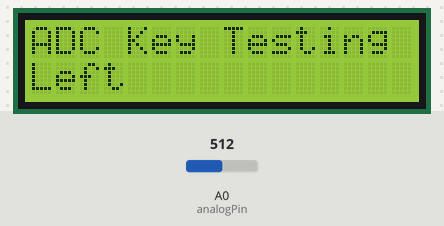
This sketch was run on a simulated Arduino Uno, built with avr-gcc and run on an emulated ATmega328P. Parts: 16×2 character LCD. Inputs (shaded band) come from the test bench; at power-on: A0 (analogPin) = 512.

Above: at 10.2 s.
10.3 s: A0 (analogPin) set to 716
At 11.5 s:
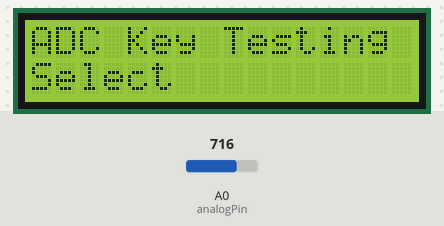
11.8 s: A0 (analogPin) set to 306
At 13.0 s:
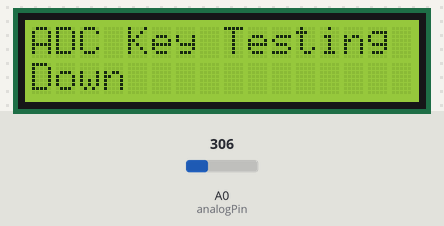
13.3 s: A0 (analogPin) set to 122
At 14.2 s:
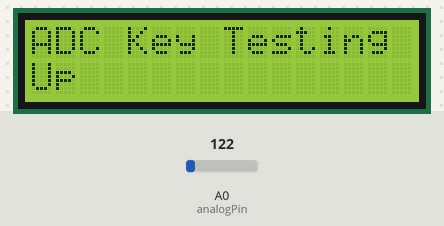
14.8 s: A0 (analogPin) set to 0
At 15.4 s:
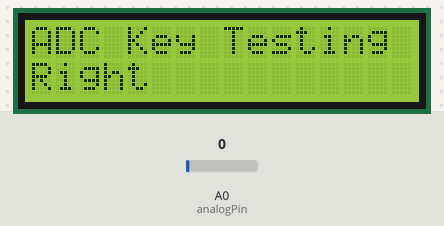
16.3 s: A0 (analogPin) set to 511
At 17.5 s:
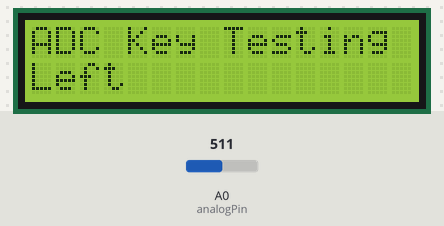
Timing chart, 0 to 18.8 s (numbered marks = the images above; inputs shaded):
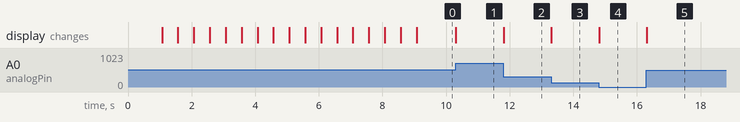

Measured:
- after the input at 10.3 s, the display: changes at once (image 1)
- after the input at 11.8 s, the display: changes at once (image 2)
- after the input at 13.3 s, the display: changes at once (image 3)
- after the input at 14.8 s, the display: changes at once (image 4)
- after the input at 16.3 s, the display: changes at once (image 5)

The sketch:

lab1.ino
```cpp
#include <LiquidCrystal.h>

#define NCOLS 16
#define NROWS 2
#define RS 8
#define E 9
#define DB4 4
#define DB5 5
#define DB6 6
#define DB7 7

#define NUM_KEYS 5
#define RIGHT 0
#define UP 100
#define DOWN 257
#define LEFT 411
#define SELECT 641

int analogPin = 0;
int threshold[] = {(RIGHT + UP)/2, (UP+DOWN)/2, (DOWN+LEFT)/2, (LEFT+SELECT)/2, (SELECT+1023)/2};
char const * keyNames[NUM_KEYS] = {"Right", "Up", "Down", "Left", "Select"};
LiquidCrystal lcd(RS, E, DB4, DB5, DB6, DB7);

void setup() {
  // put your setup code here, to run once:
  lcd.begin(NCOLS,NROWS);
  lcd.clear();
  lcd.print("     Hello      ADC Key Testing");
  lcd.setCursor(0,1);
  lcd.print("     World!");
  delay(1000);
  for(int i = 0; i < NCOLS; i++)
  {
    lcd.scrollDisplayLeft();
    delay(500);
  }
}

void loop() {
  // put your main code here, to run repeatedly:
  int key = checkForKey();
  if(key != -1)
  {
      lcd.clear();
      lcd.setCursor(0,0);
      lcd.print("ADC Key Testing");
      lcd.setCursor(0,1);
      lcd.print(keyNames[key]);
  }
  delay(10);
}

int convertKey(int analogVal)
{
  for(int i = 0; i < NUM_KEYS; i ++)
  {
    if(analogVal < threshold[i])
    {
      return i;
    }
  }
  return -1;
}

int checkForKey()
{
  static int cachedKey = -1;
  int analogVal = analogRead(analogPin);
  int keyPressed = convertKey(analogVal);
  if(keyPressed != cachedKey)
  {
    cachedKey = keyPressed;
    return cachedKey;
  }
  return -1;
}
```
